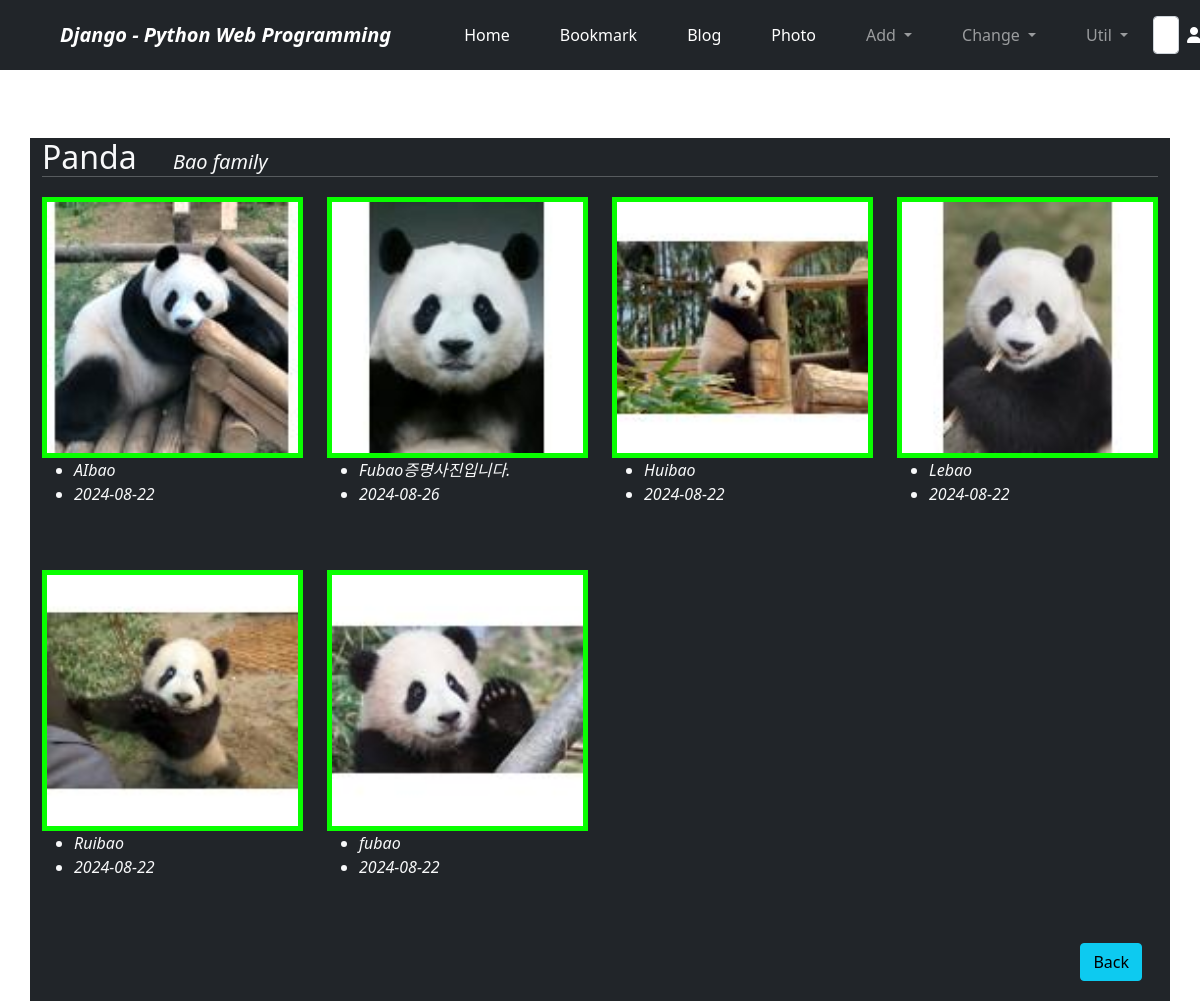
/photo/album/1/, run on the app's committed database.
### photo/models.py (models this page shows, shortened)
class Album(models.Model):
    name = models.CharField(max_length=30)
    description = models.CharField('One Line Description', max_length=100, blank=True)
    owner = models.ForeignKey('auth.User', on_delete=models.CASCADE, verbose_name='OWNER',
                              blank=True, null=True)
    class Meta:
        ordering = ('name',)

class Photo(models.Model):
    album = models.ForeignKey(Album, on_delete=models.CASCADE)
    title = models.CharField('TITLE', max_length=30)
    description = models.TextField('Photo Description', blank=True)
    image = ThumbnailImageField(upload_to='photo/%Y/%m')
    upload_dt = models.DateTimeField('upload_Date', auto_now_add=True)
    owner = models.ForeignKey('auth.User', on_delete=models.CASCADE, verbose_name='OWNER',
                              blank=True, null=True)
    class Meta:
        ordering = ('title',)
    def get_absolute_url(self):
        return reverse('photo:photo_detail', args=(self.id,))

### photo/views.py (the view)
# urls.py: path('album/<int:pk>/', AlbumDV.as_view(), name='album_detail'),
class AlbumDV(DetailView):
    model = Album

### photo/fields.py (called while the page is built)
    def _add_thumb(self, s):
        parts = s.split('.')
        parts.insert(-1, 'thumb')
        if parts[-1].lower() not in ['jpeg', 'jpg']:
            parts[-1] = 'jpg'
        return '.'.join(parts)

    @property
    def thumb_url(self):
        return self._add_thumb(self.url)

### photo/templates/photo/album_detail.html (shortened to what this page needs)
{% extends 'base.html' %}
{% block content %}
<div class="mt-5">
    <span class="h2">{{ object.name }}&emsp;</span>
    <span class="h5 fst-italic">{{ object.description }}</span>
</div>
<hr style="margin: 0 0 20px 0;">
<div class="row">
    {% for photo in object.photo_set.all %}
    <div class="col-md-3 mb-5">
        <div class="thumbnail">
            <a href="{{ photo.get_absolute_url }}">
                <img src="{{ photo.image.thumb_url }}" style="width: 100%">
            </a>
        </div>
    <ul>
        <li class="fst-italic">{{ photo.title }}</li>
        <li class="fst-italic">{{ photo.upload_dt|date:"Y-m-d" }}</li>
    </ul>
    </div>
    {% endfor %}
</div>
<div class="d-grid gap-2 d-md-flex justify-content-md-end">
    <a type="button" class="btn btn-info mx-3" href="{% url 'photo:album_list' %}">Back</a>
</div>
{% endblock %}

### photo/templates/photo/album_detail.html (style rules this page uses)
.thumbnail { border: 5px solid #09ff00; }

### data on the page
Album: name "Panda", description "Bao family"
Photo: shows a picture, title "AIbao", upload_dt "2024-08-22"
Photo: shows a picture, title "Fubao증명사진입니다.", upload_dt "2024-08-26"
Photo: shows a picture, title "Huibao", upload_dt "2024-08-22"
Photo: shows a picture, title "Lebao", upload_dt "2024-08-22"
Photo: shows a picture, title "Ruibao", upload_dt "2024-08-22"
Photo: shows a picture, title "fubao", upload_dt "2024-08-22"
